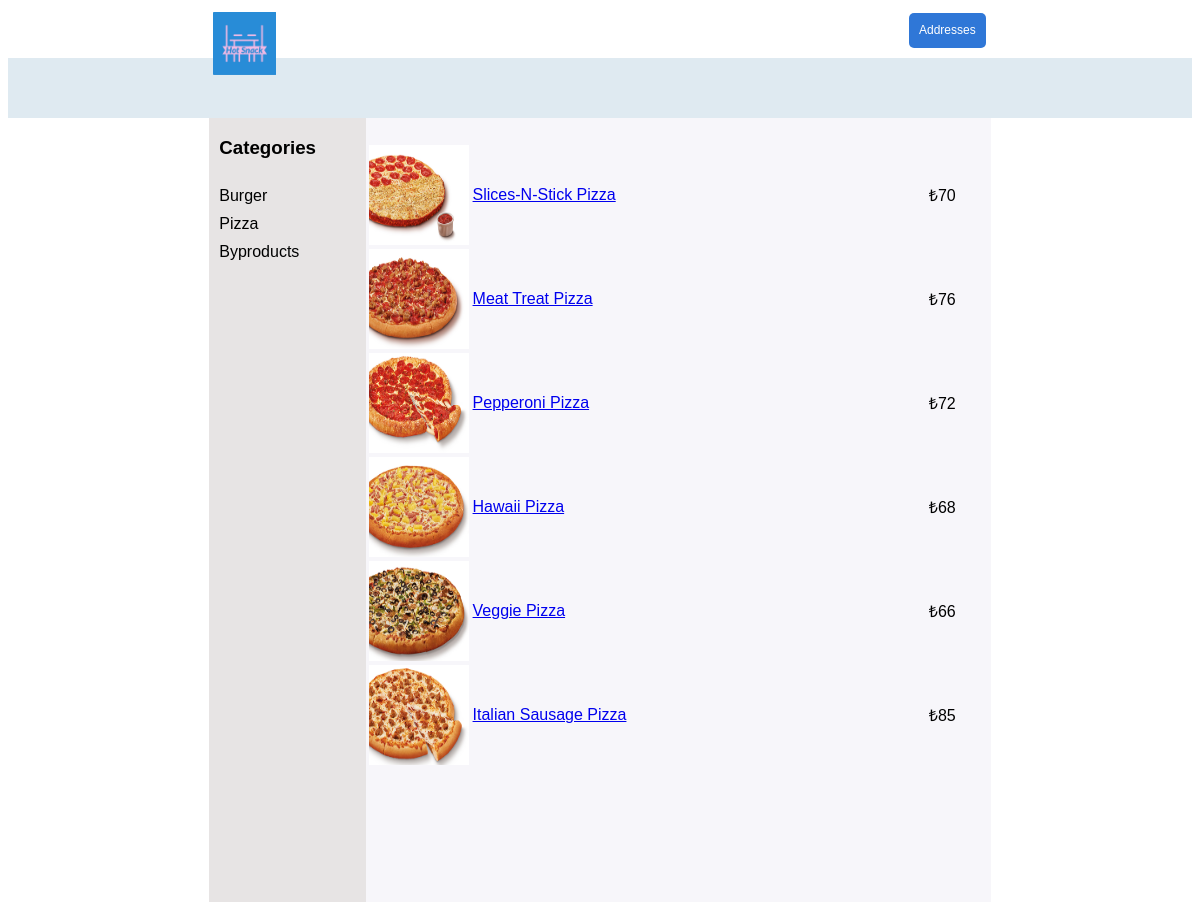
/filter.php?id=2, run on the app's committed database.
### tables this page shows
CREATE TABLE `Category` (
  `catid` int(11) NOT NULL,
  `catname` varchar(22) NOT NULL
);

CREATE TABLE `Product_ctgry` (
  `pid` int(11) NOT NULL,
  `pname` varchar(22) NOT NULL,
  `rating` int(11) NOT NULL,
  `price` int(11) NOT NULL,
  `description` varchar(100) NOT NULL,
  `catid` int(11) NOT NULL,
  `imagename` varchar(100) NOT NULL
);

### products.php (the view, shortened to what this page needs)
<?php
include 'config.php';
$id = $_GET['id'];
$categories_query = "SELECT * FROM Product_ctgry WHERE catid = $id";
$result = mysqli_query($db,$categories_query);
while($row = mysqli_fetch_assoc($result)){
	$pname = $row['pname'];
	$price = $row['price'];
   	$imagename = $row['imagename'];
	echo "<tr>"."<td style='width: 15%;' >"."<img src='" . $imagename . "'height = 100 width = 100 alt='img'>"."</td>"." <td style='width: 75%;' >"."<a href='checkout.php?id={$id}'>".$pname."</a>"."</td>"."<td style='width: 10%;' >"."<span>₺".$price."</span>"."</td>"."</tr>";
}
?>

### filter.php (shortened to what this page needs)
<html>
    <head>
        <link rel="stylesheet" href="main.css">
    </head>
    <body>
        <div style="margin:0 auto; width:66%;height:50px;display: flex;">
            <div style="width:50%;height: 100%;height: 100%;">
                <a href="index.php">
                    <img src="images/logo1.png" style="max-width: 16%;margin: 4px;display:inline-block" >
                </a>
            </div>
            <div style="width:50%;height: 100%;">
                <a href="addresses.php" class="button-top-right" >Addresses</a>
            </div>
        </div>
        <div style="width:100%; background-color:rgb(223, 234, 241); height:60px;"></div>
        <div style="margin:0 auto; width:66%; height:100%;display:flex;background-color: rgb(231, 228, 228);">
            <div style="width:20%;display:inline-block">
                <h3 style="margin-left:10px">Categories</h3>
                <ul class="left-menu">
                    <?php include 'category.php'; ?>
                </ul>
            </div>
            <div style="width:80%;display:inline-block;background-color: rgb(247, 246, 250);">
                <table style="width: 100%;margin-top: 20px;">
                    <tr>
                        <th colspan="3"></th>
                    </tr>
                    <?php include 'products.php'; ?>
                </table>
            </div>
        </div>
    </body>
</html>

### category.php
<?php
include 'config.php';
$categories_query = "SELECT * FROM Category";
$result = mysqli_query($db,$categories_query);
while($row = mysqli_fetch_assoc($result)){
    $id = $row['catid'];
    $name = $row['catname'];
    echo "<li>"."<a href='filter.php?id={$id}'>".$name."</a>"."</li>";
}
?>

### main.css (style rules this page uses)
body { font-family: Arial, Helvetica, sans-serif; }
.button-top-right { background-color:#2f77d7; border: none; color: white; padding: 5px 10px; text-align: center; text-decoration: none; display: inline-block; font-size: 12px; font-family: Arial, Helvetica, sans-serif; border-radius: 5px; float: right; display: inline-block; line-height: 25px; margin: 5px 5px 5px 0; background-color: #2f77d7; }
.left-menu { list-style-type: none; margin: 0; padding: 10px; }
.left-menu li { padding-bottom: 10px !important; }
.left-menu li a { color: black; text-decoration: none; }

### data on the page
category: catname "Burger"
category: catname "Pizza"
category: catname "Byproducts"
product_ctgry: imagename (picture), pname "Slices-N-Stick Pizza", price "70"
product_ctgry: imagename (picture), pname "Meat Treat Pizza", price "76"
product_ctgry: imagename (picture), pname "Pepperoni Pizza", price "72"
product_ctgry: imagename (picture), pname "Hawaii Pizza", price "68"
product_ctgry: imagename (picture), pname "Veggie Pizza", price "66"
product_ctgry: imagename (picture), pname "Italian Sausage Pizza", price "85"
